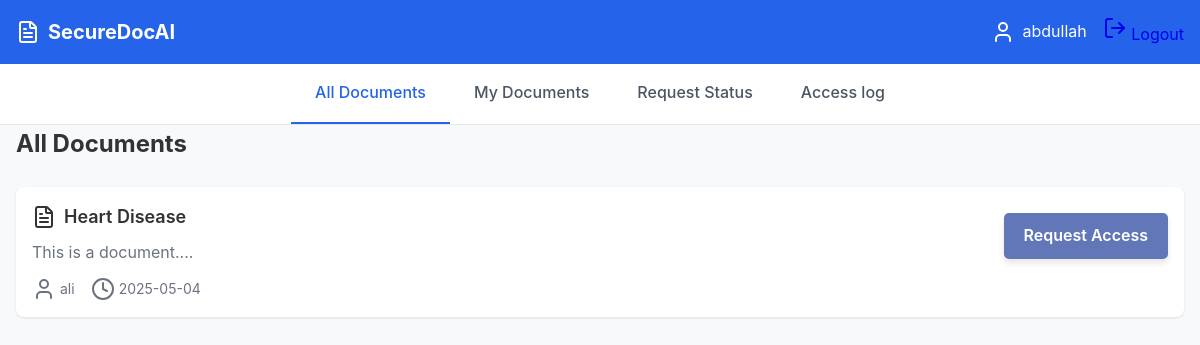
Screenshot of /Dashboard/Reviewer/ (signed in) with the database file from the repository.
### SecureDocAI/models.py (models this page shows, shortened)
class User(models.Model):
    ROLE_CHOICES = [
        ('admin', 'Admin'),
        ('uploader', 'Uploader'),
        ('reviewer', 'Reviewer'),
    ]
    id = models.UUIDField(primary_key=True, default=uuid.uuid4, editable=False)
    username = models.CharField(max_length=150, unique=True)
    email = models.EmailField(unique=True)
    password = models.CharField(max_length=128)  # store hashed password
    otp_code = models.CharField(max_length=6, null=True, blank=True)
    otp_created_at = models.DateTimeField(null=True, blank=True)
    is_verified = models.BooleanField(default=False)
    rsa_public_key = models.TextField()
    rsa_private_key_encrypted = models.TextField()  # encrypted with AES or password
    role = models.CharField(max_length=10, choices=ROLE_CHOICES)
    date_joined = models.DateTimeField(default=timezone.now)
    failed_login_attempts = models.IntegerField(default=0)
    lockout_until = models.DateTimeField(null=True, blank=True)

class Document(models.Model):
    uploader = models.ForeignKey(User, on_delete=models.CASCADE, related_name='uploaded_documents')
    title = models.CharField(max_length=255)
    description = models.TextField(blank=True, null=True)
    encrypted_file = models.FileField(upload_to='encrypted/')
    encrypted_aes_key = models.BinaryField()
    encrypted_metadata = models.BinaryField(blank=True, null=True)
    classification = models.CharField(max_length=100)
    uploaded_at = models.DateTimeField(auto_now_add=True)
    is_available = models.BooleanField(default=True)

### SecureDocAI/views.py (the view)
# urls.py: path('Dashboard/Reviewer/', reviewer_dashboard_view, name="reviewer_dashboard"),
def reviewer_dashboard_view(request):
    user = User.objects.get(pk=request.session.get('temp_user_id'))
    username = user.username
    documents = Document.objects.select_related('uploader').filter(is_available=True).order_by('-uploaded_at')
    content = {
        'user': username,
        'documents': documents
    }
    return render(request, 'SecureDocAI/reviewer/alldoc.html', context=content)

### SecureDocAI/templates/SecureDocAI/reviewer/alldoc.html (shortened to what this page needs)
{% extends "SecureDocAI/reviewer/layout.html" %}
{% load static %}
{% block content %}
<nav class="main-nav">
    <div class="container">
        <div class="nav-links">
            <a href="{% url 'reviewer_dashboard' %}" class="nav-link active">All Documents</a>
            <a href="{% url 'reviewer_dashboard_myDoc' %}" class="nav-link">My Documents</a>
            <a href="{% url 'reviewer_dashboard_Request' %}" class="nav-link">Request Status</a>
            <a href="{% url 'reviewer_accesslog' %}" class="nav-link">Access log</a>
        </div>
    </div>
</nav>
<main class="container">
    <section class="page active">
        <h1>All Documents</h1>
        <div class="documents-grid">
        {% for doc in documents %}
        <div class="document-card">
            <div class="document-header">
                <div class="document-info">
                    <div class="document-title">
                        <i data-lucide="file-text"></i>
                        <span>{{ doc.title }}</span>
                    </div>
                    <p class="document-description">{{ doc.description|default:"No description available" }}</p>
                    <div class="document-metadata">
                        <div class="metadata-item">
                            <i data-lucide="user"></i>
                            <span>{{ doc.uploader.username }}</span>
                        </div>
                        <div class="metadata-item">
                            <i data-lucide="clock"></i>
                            <span>{{ doc.uploaded_at|date:"Y-m-d" }}</span>
                        </div>
                    </div>
                </div>
                {% with doc.reviewrequest_set.all|dictsort:"requested_at" as requests %}
                    {% with False as requested %}
                        {% if not requested %}
                            <a href="{% url 'request_access' doc.id %}" class="btn-link">Request Access</a>
                        {% endif %}
                    {% endwith %}
                {% endwith %}
            </div>
        </div>
        {% endfor %}
    </div>
    </section>
</main>
{% endblock %}

### SecureDocAI/templates/SecureDocAI/reviewer/layout.html (shortened to what this page needs)
{% load static %}
<!DOCTYPE html>
<html lang="en">
<head>
    <link rel="stylesheet" href="{% static 'styles/reviewer.css' %}">
</head>
<body>
    <header class="main-header">
        <div class="container">
            <div class="header-content">
                <div class="logo">
                    <i data-lucide="file-text"></i>
                    <span>SecureDocAI</span>
                </div>
                <div class="user-section">
                  <div class="user-info">
                      <i data-lucide="user"></i>
                      <span>{{ user }}</span>
                  </div>
                  <a href="{% url 'logout' %}" class="logout-btn">
                      <i data-lucide="log-out"></i>
                      <span>Logout</span>
                  </a>
              </div>
            </div>
        </div>
    </header>
    {% block content %}{% endblock %}
</body>
</html>

### SecureDocAI/static/styles/reviewer.css (style rules this page uses)
* { margin: 0; padding: 0; box-sizing: border-box; }
body { font-family: -apple-system, BlinkMacSystemFont, 'Segoe UI', Roboto, Oxygen, Ubuntu, Cantarell, sans-serif; line-height: 1.6; background-color: #f8f9fa; color: #333; }
.container { max-width: 1200px; margin: 0 auto; padding: 0 1rem; }
.main-header { background-color: #2563eb; color: white; box-shadow: 0 2px 4px rgba(0, 0, 0, 0.1); }
.header-content { height: 64px; display: flex; justify-content: space-between; align-items: center; }
.logo { display: flex; align-items: center; gap: 0.5rem; font-size: 1.25rem; font-weight: bold; }
.user-section { display: flex; align-items: center; gap: 1rem; }
.user-info { display: flex; align-items: center; gap: 0.5rem; }
.main-nav { background-color: white; border-bottom: 1px solid #e5e7eb; }
.nav-links { display: flex; justify-content: center; }
.nav-link { padding: 1rem 1.5rem; color: #4b5563; text-decoration: none; font-weight: 500; border-bottom: 2px solid transparent; transition: all 0.2s ease; }
.nav-link.active { color: #2563eb; border-bottom-color: #2563eb; }
main { padding: 2rem 0; }
.page { display: none; }
.page.active { display: block; }
h1 { font-size: 1.5rem; font-weight: bold; margin-bottom: 1.5rem; }
.documents-grid { display: grid; gap: 1rem; }
.document-card { background-color: white; padding: 1rem; border-radius: 0.5rem; box-shadow: 0 1px 3px rgba(0, 0, 0, 0.1); }
.document-header { display: flex; align-items: flex-start; justify-content: space-between; }
.document-info { flex: 1; }
.document-title { display: flex; align-items: center; gap: 0.5rem; font-size: 1.125rem; font-weight: 600; }
.document-description { color: #6b7280; margin-top: 0.5rem; }
.document-metadata { display: flex; gap: 1rem; margin-top: 0.75rem; font-size: 0.875rem; color: #6b7280; }
.metadata-item { display: flex; align-items: center; gap: 0.25rem; }
a { text-decoration: none; }

### SecureDocAI/templates/SecureDocAI/reviewer/alldoc.html (style rules this page uses)
.btn-link { display: inline-block; padding: 10px 20px; margin-top: 10px; color: white; background-color: #6277b8; border-radius: 5px; text-decoration: none; font-weight: 600; transition: background-color 0.3s ease, transform 0.2s ease; box-shadow: 0 4px 6px rgba(0,0,0,0.1); }
a { text-decoration: none; }

### rows the page displays
User: username "abdullah"
Document: title "Heart Disease", description "This is a document....", uploader.username "ali", uploaded_at "2025-05-04"
